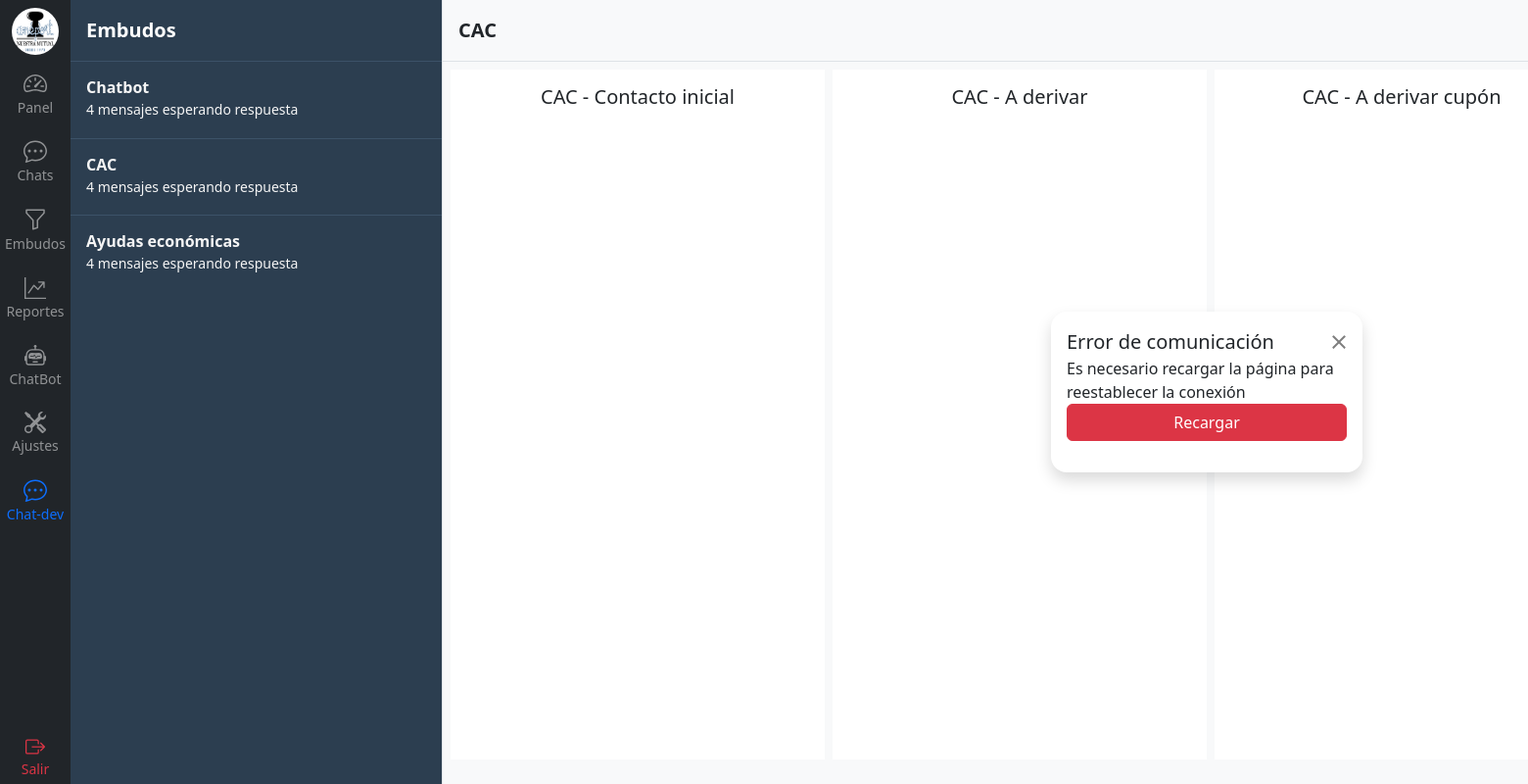
The page /contacto/embudo/2/ (signed in) on the database as committed earlier.
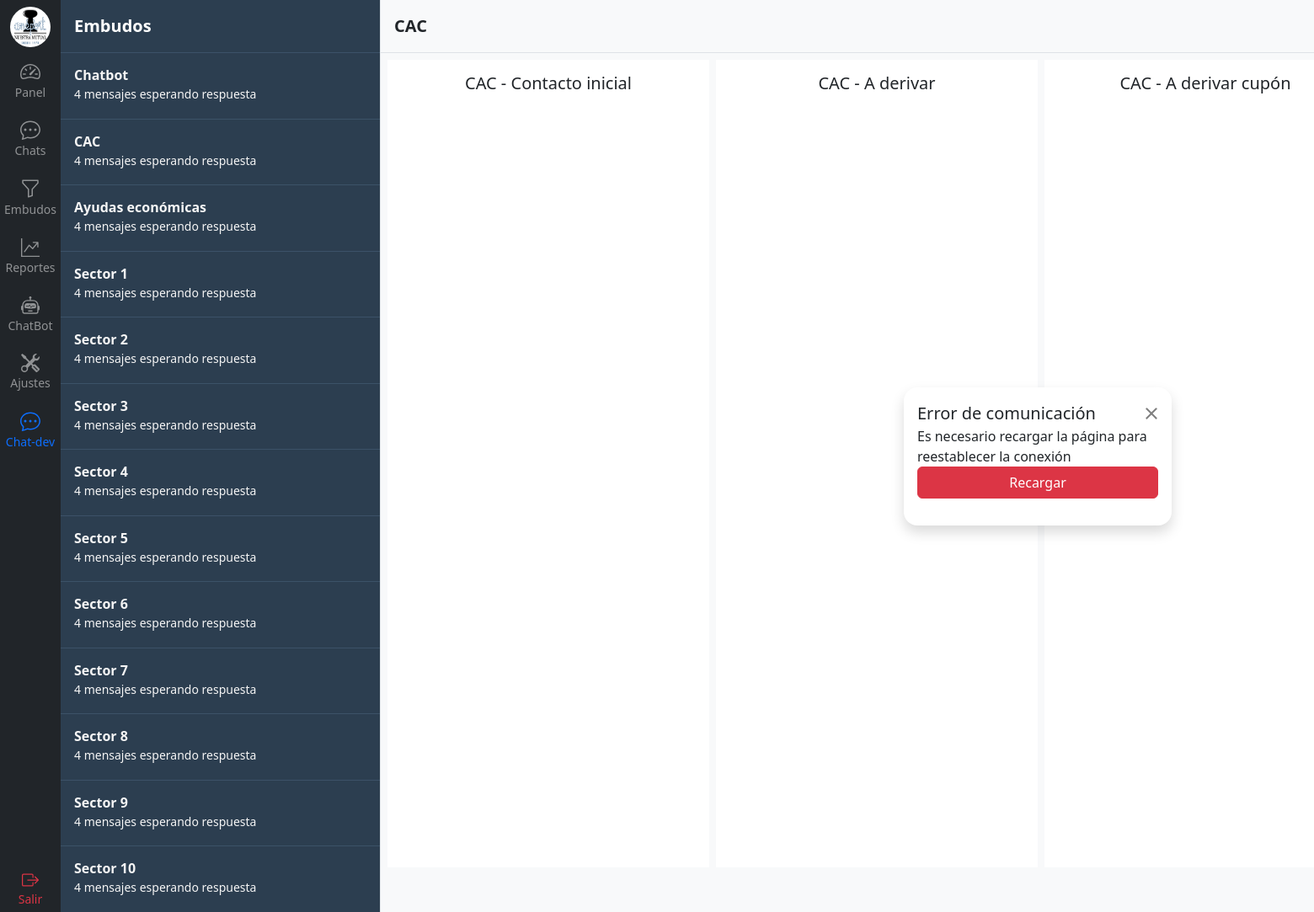
The same page on the database as committed later.
### chat/models.py (models this page shows)
class Sector(models.Model):
    nombre = models.CharField(max_length=100)
    def __str__(self):
        return self.nombre
    class Meta:
        verbose_name_plural = 'Sectores'

class SectorTarea(models.Model):
    sector = models.ForeignKey(Sector, on_delete=models.CASCADE)
    nombre = models.CharField(max_length=100)
    activo = models.BooleanField()  # Para que no se pierda las asignadas a un mensaje anterior si sacan una tarea
    def __str__(self):
        return f'{self.sector} - {self.nombre}'
    class Meta:
        verbose_name_plural = 'Sectores tareas'

### chat/views.py (the view)
# urls.py: path('embudo/<int:id>/', views.embudo, name='embudo'),
@login_required
def embudo(request, id):
    sector = get_object_or_404(Sector, id=id)
    sectores = Sector.objects.prefetch_related('sectortarea_set').all()
    sector_tareas = SectorTarea.objects.filter(sector=sector).prefetch_related('contactotarea_set__contacto_integracion__mensajes').all()
    '''
    # ¿Mejora la performance si se obtiene el último mensaje en la vista en lugar de pasarle todos los mensajes al template?
    # Agregar el último mensaje a cada Contacto
    for sector_tarea in sector_tareas:
        for contacto_tarea in sector_tarea.contactotarea_set.all():
            last_message = contacto_tarea.contacto.messages.order_by('-fecha_hora').first()
            contacto_tarea.last_message = last_message
    '''
    context = {'embudo': sector, 'embudos': sectores, 'sector_tareas': sector_tareas, 'debug': DEBUG}
    return render(request, 'chat/embudos.html', context)

### templates/chat/embudos.html (shortened to what this page needs)
{% extends 'base.html' %}
{% load static %}
{% load humanize %}
{% block content %}
{% include 'navbar.html' %}
<div class="d-flex flex-column align-items-stretch flex-shrink-0 bg-union border-end scroll-union" style="width: 380px;">
    <div href="/" class="d-flex align-items-center flex-shrink-0 p-3 link-body-emphasis text-decoration-none border-bottom border-union">
      <span class="fs-5 fw-semibold text-white">Embudos</span>
    </div>
    <div class="list-group list-group-flush overflow-y-scroll h-100">
      {% for embudo in embudos %}
        <a href="{% url 'contacto:embudo' embudo.id %}" class="list-group-item card-union py-3 lh-sm">
          <div class="d-flex w-100 align-items-center justify-content-between">
            <strong class="mb-1">{{ embudo.nombre }} </strong>
          </div>
          <div class="col-10 mb-1 small">4 mensajes esperando respuesta</div>
        </a>
      {% endfor %}
    </div>
</div>
{% if embudo %}
  {% include 'chat/components/embudo_por_tarea.html' %}
{% else %}
  <div class="flex-grow-1 d-flex align-items-center justify-content-center bg-body-tertiary">
    <p class="text-secondary">Seleccione un embudo para ver los mensajes</p>
  </div>
{% endif %}
{% endblock %}

### templates/chat/components/embudo_por_tarea.html (shortened to what this page needs)
{% load static %}
{% load humanize %}
<div class="d-flex flex-column w-100 bg-body-tertiary position-relative">
    <div class="d-flex align-items-center gap-3 text-decoration-none p-3 border-bottom bg-body-tertiary" style="height: 63px">
      <div>
        <h5 class="m-0 fs-5 fw-semibold">{{ embudo.nombre }}</h5>
      </div>
    </div>
    <div class="d-flex p-2 gap-2 bg-body-tertiary overflow-hidden" data-sector="{{ embudo.id }}" style="height: 90vh;">
        {% for sector_tarea in sector_tareas %}
        <div class="d-flex flex-column bg-white p-3">
            <h5 class="text-center">{{ sector_tarea }}</h5>
        </div>
        {% endfor %}
    </div>
    <div id="box-error" class="modal-dialog position-absolute z-3 d-flex d-none" role="document" style="width: 350px; top: 50%; left: 50%; transform: translate(-50%, -50%);">
        <div class="modal-content rounded-4 shadow bg-white m-3 p-3" >
            <div class="modal-header border-bottom-0">
            <h1 class="modal-title fs-5">Error de comunicación</h1>
            <button type="button" class="btn-close" data-bs-close="modal"></button>
            </div>
            <div class="modal-body py-0">
            </div>
            <div class="modal-footer flex-column align-items-stretch w-100 gap-2 pb-3 border-top-0">
            <a href="{{ request.path }}" class="btn btn-danger">Recargar</a>
            </div>
        </div>
    </div>
</div>

Rows that differ between the two databases and show on the page:
added Sector: nombre "Sector 1"
added Sector: nombre "Sector 2"
added Sector: nombre "Sector 3"
added Sector: nombre "Sector 4"
added Sector: nombre "Sector 5"
added Sector: nombre "Sector 6"
added Sector: nombre "Sector 7"
added Sector: nombre "Sector 8"
added Sector: nombre "Sector 9"
added Sector: nombre "Sector 10"
